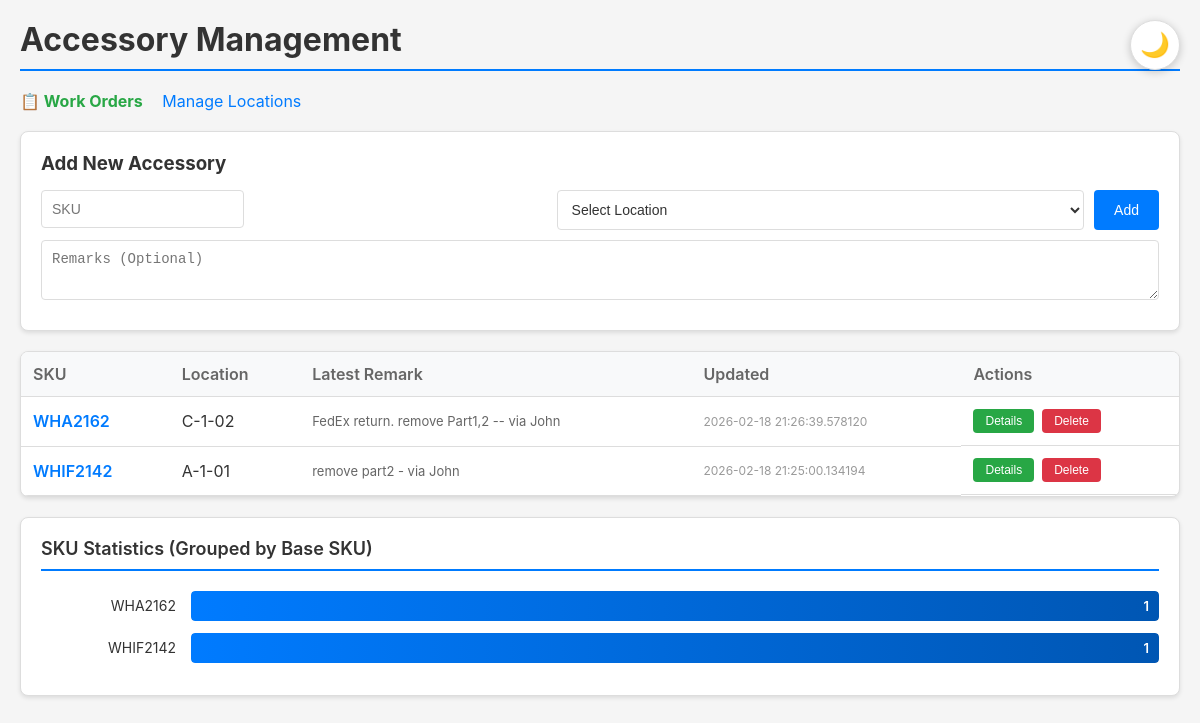
The app's page /, older data.
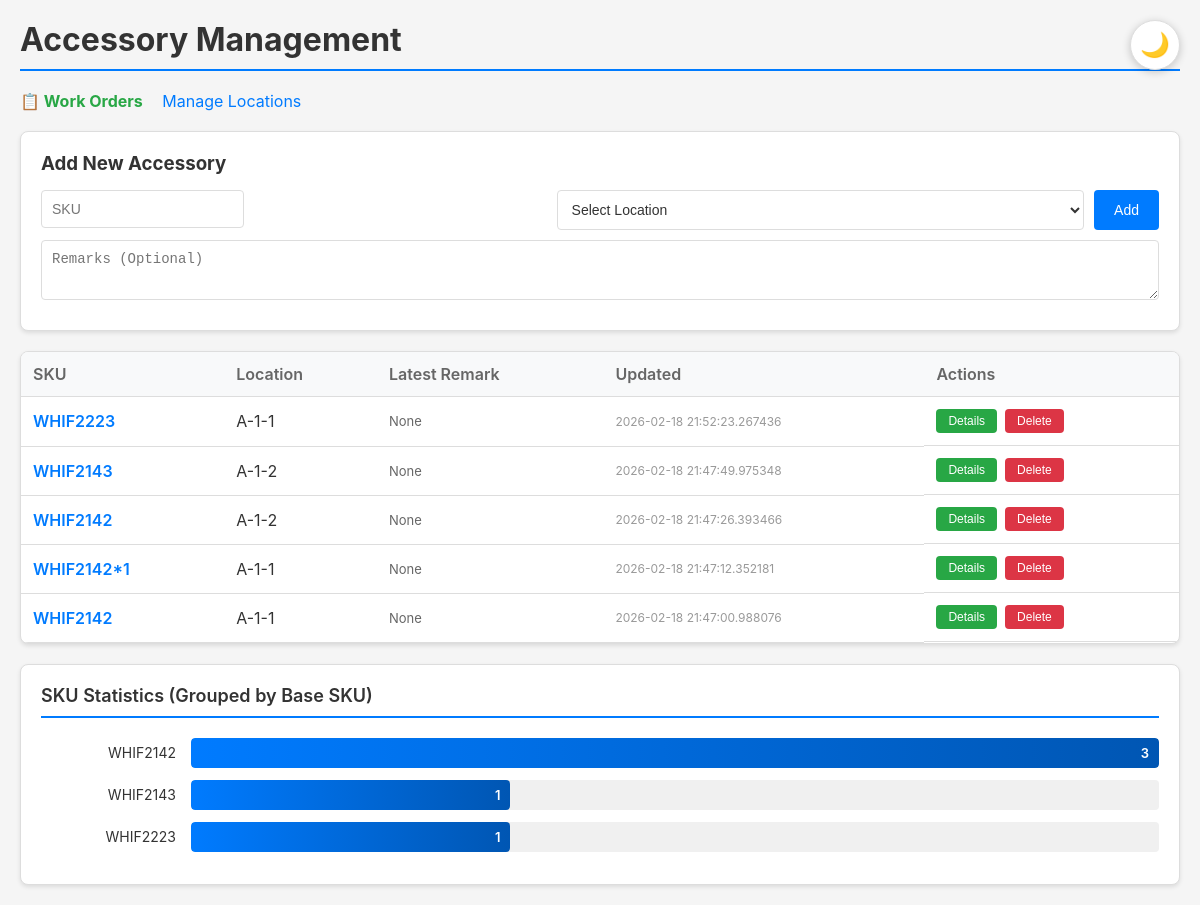
The same page, newer data.
### tables this page shows
CREATE TABLE accessories (
            id INTEGER PRIMARY KEY AUTOINCREMENT,
            sku TEXT NOT NULL,
            location TEXT NOT NULL,
            updated_at TIMESTAMP DEFAULT CURRENT_TIMESTAMP
        );

### app.py (the view)
@app.route("/")
@app.route("/page/<int:page>")
def index(page=1):
    per_page = 7
    offset = (page - 1) * per_page
    conn = get_db()
    cursor = conn.cursor()
    cursor.execute("SELECT COUNT(*) as total FROM accessories")
    total = cursor.fetchone()["total"]
    total_pages = (total + per_page - 1) // per_page
    cursor.execute(
        """
        SELECT a.*,
               (SELECT content FROM remarks
                WHERE accessory_id = a.id
                ORDER BY created_at DESC LIMIT 1) as latest_remark
        FROM accessories a
        ORDER BY a.updated_at DESC
        LIMIT ? OFFSET ?
    """,
        (per_page, offset),
    )
    accessories = [dict(row) for row in cursor.fetchall()]
    cursor.execute("SELECT DISTINCT sku FROM accessories ORDER BY sku")
    skus = [row["sku"] for row in cursor.fetchall()]
    cursor.execute("SELECT * FROM locations ORDER BY usage_count DESC, name ASC")
    locations = [dict(row) for row in cursor.fetchall()]
    cursor.execute("SELECT sku FROM accessories")
    sku_counts = {}
    for row in cursor.fetchall():
        sku = row["sku"]
        base_sku = sku.split("*")[0] if "*" in sku else sku
        sku_counts[base_sku] = sku_counts.get(base_sku, 0) + 1
    sku_stats = sorted(sku_counts.items(), key=lambda x: x[1], reverse=True)
    conn.close()
    start_page = max(1, page - 2)
    end_page = min(total_pages, page + 2)
    return render_template(
        "index.html",
        accessories=accessories,
        skus=skus,
        locations=locations,
        sku_stats=sku_stats,
        page=page,
        total_pages=total_pages,
        total=total,
        total_items=total,
        start_page=start_page,
        end_page=end_page,
    )

### app.py (called while the page is built)
def get_db():
    conn = sqlite3.connect(DB_PATH)
    conn.row_factory = sqlite3.Row
    return conn

### templates/index.html (shortened to what this page needs)
<!DOCTYPE html>
<html lang="en">
<head>
</head>
<body>
    <button class="theme-toggle" id="themeToggle" title="Toggle Dark Mode">🌙</button>
    <div class="container">
        <h1>Accessory Management</h1>
        <div class="nav-links">
            <a href="{{ url_for('work_orders_page') }}" style="font-weight: bold; color: #28a745;">📋 Work Orders</a>
            <a href="{{ url_for('locations_page') }}">Manage Locations</a>
        </div>
        <div class="add-form">
            <h3 style="margin-bottom: 15px;">Add New Accessory</h3>
            <form id="addForm">
                <div class="form-row">
                    <div class="autocomplete-container">
                        <input type="text" name="sku" id="skuInput" placeholder="SKU" required autocomplete="off">
                    </div>
                    <select name="location" id="locationSelect" required>
                        <option value="">Select Location</option>
                    </select>
                    <button type="submit">Add</button>
                </div>
                <div class="form-row">
                    <textarea name="remark" placeholder="Remarks (Optional)"></textarea>
                </div>
            </form>
        </div>
        <div class="accessory-list">
            {% if accessories %}
            <table>
                <thead>
                    <tr>
                        <th>SKU</th>
                        <th>Location</th>
                        <th>Latest Remark</th>
                        <th>Updated</th>
                        <th>Actions</th>
                    </tr>
                </thead>
                <tbody>
                    {% for item in accessories %}
                    <tr>
                        <td class="sku">{{ item.sku }}</td>
                        <td>{{ item.location }}</td>
                        <td class="remark-preview" title="{{ item.latest_remark }}">{{ item.latest_remark }}</td>
                        <td class="time">{{ item.updated_at }}</td>
                        <td class="actions">
                            <a href="{{ url_for('detail', id=item.id) }}">
                                <button class="btn-small btn-edit">Details</button>
                            </a>
                            <form action="{{ url_for('delete_accessory', id=item.id) }}" method="post" style="display:inline;" onsubmit="return confirm('Delete this accessory?');">
                                <button type="submit" class="btn-small btn-delete">Delete</button>
                            </form>
                        </td>
                    </tr>
                    {% endfor %}
                </tbody>
            </table>
            {% else %}
            <div class="empty">No accessories found</div>
            {% endif %}
        </div>
        <div class="chart-container">
            <div class="chart-title">SKU Statistics (Grouped by Base SKU)</div>
            {% if sku_stats %}
                {% set max_count = sku_stats[0][1] %}
                {% for sku, count in sku_stats %}
                <div class="chart-bar chart-bar-clickable" onclick="window.location.href='{{ url_for('sku_detail', sku=sku) }}'">
                    <div class="chart-label" title="{{ sku }}">{{ sku }}</div>
                    <div class="chart-bar-container">
                        <div class="chart-bar-fill" style="width: {{ (count / max_count * 100) | int }}%;">
                            <span class="chart-value">{{ count }}</span>
                        </div>
                    </div>
                </div>
                {% endfor %}
            {% else %}
                <div class="chart-empty">No SKU statistics available</div>
            {% endif %}
        </div>
    </div>
</body>
</html>

Row changes from the older to the newer data that the page shows:
no longer on one of the page's lists (row edited): accessories: sku "WHA2162"
added accessories: sku "WHIF2223", location "A-1-1", latest_remark "None", updated_at "2026-02-18 21:52:23.267436", {{ (count / max_count * 100) | int }} 33 (drawn), count "1"
added accessories: sku "WHIF2143", location "A-1-2", latest_remark "None", updated_at "2026-02-18 21:47:49.975348", {{ (count / max_count * 100) | int }} 33 (drawn), count "1"
added accessories: sku "WHIF2142", location "A-1-2", latest_remark "None", updated_at "2026-02-18 21:47:26.393466", shown under "Add New Accessory"
changed accessories: sku "WHA2162" → "WHIF2142*1"; location "C-1-02" → "A-1-1"; latest_remark "FedEx return. remove Part1,2 -- via John" → "None"; updated_at "2026-02-18 21:26:39.578120" → "2026-02-18 21:47:12.352181"
changed accessories (number 5 of 5 on the later page): location "A-1-01" → "A-1-1"; latest_remark "remove part2 - via John" → "None"; updated_at "2026-02-18 21:25:00.134194" → "2026-02-18 21:47:00.988076"; id "1" → "3"
